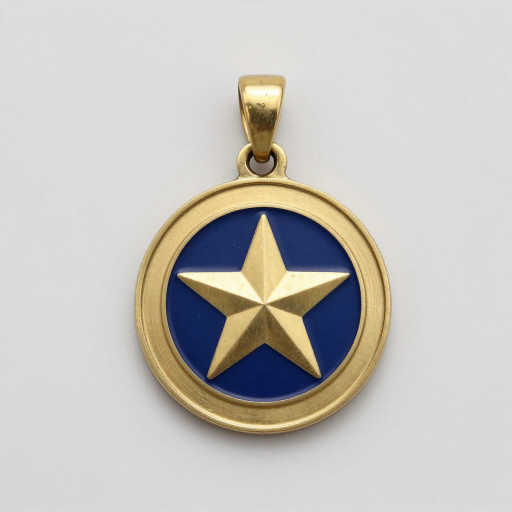
#> input picture docs/art/quarters/sheets/medal/c-machined-rim-seed130303.png, 1024 x 1024 px (shown at 1/2 size)
$ python medal_stage1_sheets.py ../../../../docs/art/quarters/sheets/medal/c-machined-rim-seed130303.png
#> lines starting #> are read from the running program, lines starting #| are printed output that depends on the picture
#> in sheets, `sheet=Image.new('RGB',(1398,1000),(160,160,160))`: sheet: PIL image 1398x1000 RGB; every value is 160
"""Compose labelled review JPEGs without making an image judgment."""
import json
from pathlib import Path
import sys

from PIL import Image, ImageDraw, ImageFont

HERE=Path(__file__).resolve().parent
ROOT=HERE.parents[3]


def sheets(out):
    render=out/'renders'
    font=ImageFont.load_default(size=18)
    concept=ROOT/'docs/art/quarters/sheets/medal/c-machined-rim-seed130303.png'
    def panel(path,label,width,height):
#> called with label = 'Selected concept', width = 466, height = 500
        image=Image.open(path).convert('RGB')
#> image is the input picture: PIL image 1024x1024 RGB; mean R, G, B 197.6, 195.3, 190.6
        image.thumbnail((width,height-36),Image.Resampling.LANCZOS)
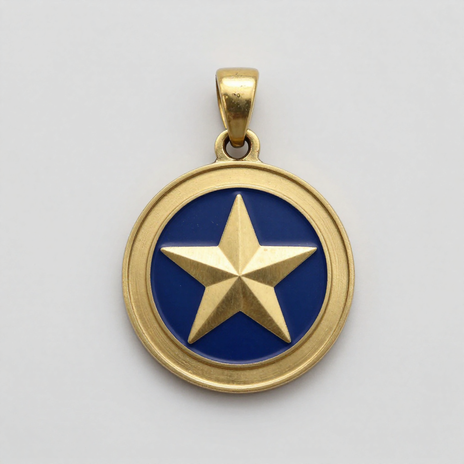
#> image: PIL image 464x464 RGB; mean R, G, B 197.6, 195.3, 190.6
        result=Image.new('RGB',(width,height),(160,160,160))
#> result: PIL image 466x500 RGB; every value is 160
        result.paste(image,((width-image.width)//2,36+(height-36-image.height)//2))
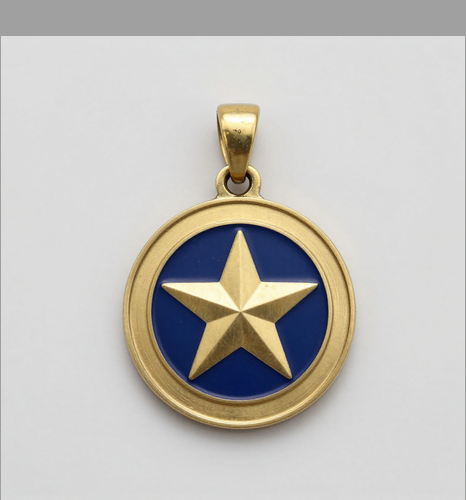
#> result: PIL image 466x500 RGB; mean R, G, B 194.8, 192.6, 188.3
        ImageDraw.Draw(result).text((10,8),label,font=font,fill=(20,20,20))
        return result
    sheet=Image.new('RGB',(1398,1000),(160,160,160))
    entries=[(concept,'Selected concept'),(render/'high-clay-three-quarter.jpg','High: neutral clay'),
             (render/'low-clay-three-quarter.jpg','Low: neutral clay'),
             (concept,'Selected concept'),(render/'high-preview-three-quarter.jpg','High: simple brass/enamel'),
             (render/'low-preview-three-quarter.jpg','Low: simple brass/enamel')]
    for i,(path,label) in enumerate(entries):
        sheet.paste(panel(path,label,466,500),((i%3)*466,(i//3)*500))
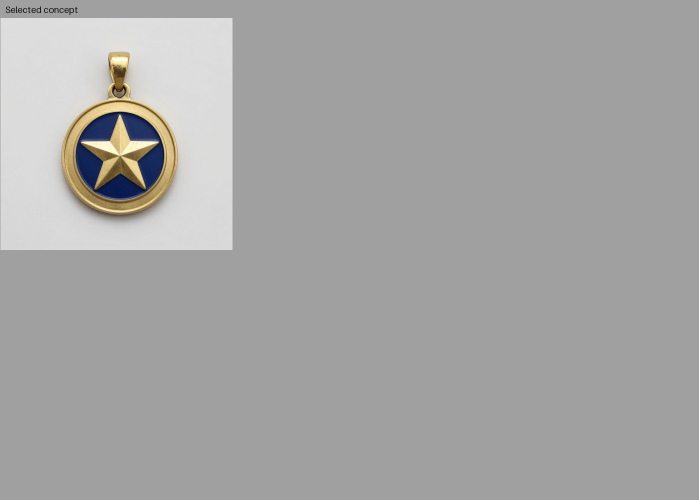
#> sheet: PIL image 1398x1000 RGB (shown at 1/2 size); mean R, G, B 165.7, 165.4, 164.7
    target=render/'concept-high-low-three-quarter-sheet.jpg'
    sheet.save(target,quality=94)
    lineage=Image.new('RGB',(1400,420),(160,160,160))
    for i,(path,label) in enumerate([(concept,'Concept'),(render/'raw-clay-three-quarter.jpg','Raw generated guide'),
              (render/'high-clay-three-quarter.jpg','Corrected high'),(render/'low-clay-three-quarter.jpg','Bounded low')]):
        lineage.paste(panel(path,label,350,420),(350*i,0))
    lineage_path=render/'concept-raw-high-low-clay-sheet.jpg'
    lineage.save(lineage_path,quality=94)
    inventory=[]
    for path in sorted(render.glob('*.jpg')):
        with Image.open(path) as image:
            assert max(image.size)<=1400
            inventory.append(dict(path=str(path.resolve()),dimensions=list(image.size)))
    (out/'review-jpegs.json').write_text(json.dumps(inventory,indent=2))
    print(target,lineage_path,sep='\n')


if __name__=='__main__':
#> (the run stopped early here; a loop or call above may not have finished)
